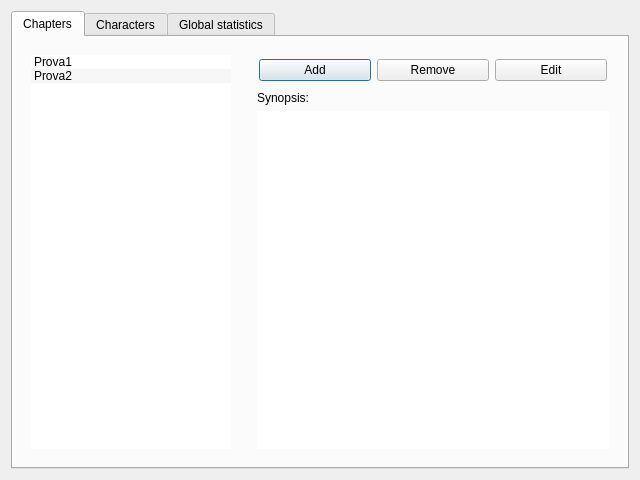
<?xml version="1.0" encoding="UTF-8"?>
<ui version="4.0">
 <class>Dialog</class>
 <widget class="QDialog" name="Dialog">
  <property name="geometry">
   <rect>
    <x>0</x>
    <y>0</y>
    <width>640</width>
    <height>480</height>
   </rect>
  </property>
  <property name="windowTitle">
   <string>Project book</string>
  </property>
  <layout class="QHBoxLayout" name="horizontalLayout">
   <item>
    <widget class="QTabWidget" name="tabPnc">
     <property name="tabPosition">
      <enum>QTabWidget::North</enum>
     </property>
     <property name="tabShape">
      <enum>QTabWidget::Rounded</enum>
     </property>
     <property name="currentIndex">
      <number>0</number>
     </property>
     <property name="documentMode">
      <bool>false</bool>
     </property>
     <widget class="QWidget" name="tabchapters">
      <attribute name="title">
       <string>Chapters</string>
      </attribute>
      <layout class="QHBoxLayout" name="horizontalLayout_2">
       <item>
        <widget class="QWidget" name="widget" native="true">
         <property name="minimumSize">
          <size>
           <width>210</width>
           <height>0</height>
          </size>
         </property>
         <property name="maximumSize">
          <size>
           <width>220</width>
           <height>16777215</height>
          </size>
         </property>
         <layout class="QVBoxLayout" name="verticalLayout">
          <item>
           <widget class="QListWidget" name="docList">
            <property name="minimumSize">
             <size>
              <width>200</width>
              <height>0</height>
             </size>
            </property>
            <property name="maximumSize">
             <size>
              <width>200</width>
              <height>16777215</height>
             </size>
            </property>
            <property name="frameShape">
             <enum>QFrame::NoFrame</enum>
            </property>
            <property name="alternatingRowColors">
             <bool>true</bool>
            </property>
            <item>
             <property name="text">
              <string>Prova1</string>
             </property>
            </item>
            <item>
             <property name="text">
              <string>Prova2</string>
             </property>
            </item>
           </widget>
          </item>
         </layout>
        </widget>
       </item>
       <item>
        <widget class="QWidget" name="widget_2" native="true">
         <layout class="QVBoxLayout" name="verticalLayout_3">
          <item>
           <widget class="QWidget" name="widget_5" native="true">
            <property name="minimumSize">
             <size>
              <width>0</width>
              <height>30</height>
             </size>
            </property>
            <layout class="QHBoxLayout" name="horizontalLayout_3">
             <property name="margin">
              <number>2</number>
             </property>
             <item>
              <widget class="QPushButton" name="addButton">
               <property name="text">
                <string>Add</string>
               </property>
               <property name="icon">
                <iconset resource="../../icn/reso.qrc">
                 <normaloff>:/icons/32x32/document-add.png</normaloff>:/icons/32x32/document-add.png</iconset>
               </property>
               <property name="iconSize">
                <size>
                 <width>20</width>
                 <height>24</height>
                </size>
               </property>
              </widget>
             </item>
             <item>
              <widget class="QPushButton" name="removeButton">
               <property name="text">
                <string>Remove</string>
               </property>
               <property name="icon">
                <iconset resource="../../icn/reso.qrc">
                 <normaloff>:/icons/32x32/document-remove.png</normaloff>:/icons/32x32/document-remove.png</iconset>
               </property>
               <property name="iconSize">
                <size>
                 <width>20</width>
                 <height>24</height>
                </size>
               </property>
              </widget>
             </item>
             <item>
              <widget class="QPushButton" name="editButton">
               <property name="text">
                <string>Edit</string>
               </property>
               <property name="icon">
                <iconset resource="../../icn/reso.qrc">
                 <normaloff>:/icons/32x32/ellipsis.png</normaloff>:/icons/32x32/ellipsis.png</iconset>
               </property>
               <property name="iconSize">
                <size>
                 <width>20</width>
                 <height>24</height>
                </size>
               </property>
              </widget>
             </item>
            </layout>
           </widget>
          </item>
          <item>
           <widget class="QLabel" name="label">
            <property name="text">
             <string>Synopsis:</string>
            </property>
           </widget>
          </item>
          <item>
           <widget class="QTextEdit" name="sintextedit">
            <property name="frameShape">
             <enum>QFrame::NoFrame</enum>
            </property>
           </widget>
          </item>
         </layout>
        </widget>
       </item>
      </layout>
     </widget>
     <widget class="QWidget" name="tab_2">
      <attribute name="title">
       <string>Characters</string>
      </attribute>
      <layout class="QHBoxLayout" name="horizontalLayout_5">
       <item>
        <widget class="QWidget" name="widget_3" native="true">
         <property name="minimumSize">
          <size>
           <width>220</width>
           <height>0</height>
          </size>
         </property>
         <property name="maximumSize">
          <size>
           <width>200</width>
           <height>16777215</height>
          </size>
         </property>
         <layout class="QVBoxLayout" name="verticalLayout_2">
          <item>
           <widget class="QListWidget" name="pgList">
            <property name="minimumSize">
             <size>
              <width>200</width>
              <height>0</height>
             </size>
            </property>
            <property name="maximumSize">
             <size>
              <width>200</width>
              <height>16777215</height>
             </size>
            </property>
            <property name="frameShape">
             <enum>QFrame::NoFrame</enum>
            </property>
            <property name="alternatingRowColors">
             <bool>true</bool>
            </property>
            <item>
             <property name="text">
              <string>Prova1</string>
             </property>
            </item>
            <item>
             <property name="text">
              <string>Prova2</string>
             </property>
            </item>
           </widget>
          </item>
         </layout>
        </widget>
       </item>
       <item>
        <widget class="QWidget" name="widget_7" native="true">
         <layout class="QVBoxLayout" name="verticalLayout_6">
          <item>
           <widget class="QWidget" name="widget_6" native="true">
            <property name="minimumSize">
             <size>
              <width>0</width>
              <height>38</height>
             </size>
            </property>
            <layout class="QHBoxLayout" name="horizontalLayout_4">
             <property name="margin">
              <number>2</number>
             </property>
             <item>
              <widget class="QPushButton" name="addPngButton">
               <property name="text">
                <string>Add</string>
               </property>
               <property name="icon">
                <iconset resource="../../icn/reso.qrc">
                 <normaloff>:/icons/32x32/user-4-add.png</normaloff>:/icons/32x32/user-4-add.png</iconset>
               </property>
               <property name="iconSize">
                <size>
                 <width>20</width>
                 <height>24</height>
                </size>
               </property>
              </widget>
             </item>
             <item>
              <widget class="QPushButton" name="removePngButton">
               <property name="text">
                <string>Remove</string>
               </property>
               <property name="icon">
                <iconset resource="../../icn/reso.qrc">
                 <normaloff>:/icons/32x32/user-4-remove.png</normaloff>:/icons/32x32/user-4-remove.png</iconset>
               </property>
               <property name="iconSize">
                <size>
                 <width>20</width>
                 <height>24</height>
                </size>
               </property>
              </widget>
             </item>
             <item>
              <widget class="QPushButton" name="editPngButton">
               <property name="text">
                <string>Edit</string>
               </property>
               <property name="icon">
                <iconset resource="../../icn/reso.qrc">
                 <normaloff>:/icons/32x32/ellipsis.png</normaloff>:/icons/32x32/ellipsis.png</iconset>
               </property>
               <property name="iconSize">
                <size>
                 <width>20</width>
                 <height>24</height>
                </size>
               </property>
              </widget>
             </item>
            </layout>
           </widget>
          </item>
          <item>
           <widget class="QScrollArea" name="scrollArea">
            <property name="frameShape">
             <enum>QFrame::NoFrame</enum>
            </property>
            <property name="widgetResizable">
             <bool>true</bool>
            </property>
            <widget class="QWidget" name="scrollAreaWidgetContents">
             <property name="geometry">
              <rect>
               <x>0</x>
               <y>0</y>
               <width>343</width>
               <height>478</height>
              </rect>
             </property>
             <layout class="QVBoxLayout" name="verticalLayout_4">
              <item>
               <widget class="QWidget" name="widget_4" native="true">
                <property name="minimumSize">
                 <size>
                  <width>0</width>
                  <height>0</height>
                 </size>
                </property>
                <property name="maximumSize">
                 <size>
                  <width>16777215</width>
                  <height>16777215</height>
                 </size>
                </property>
                <layout class="QVBoxLayout" name="verticalLayout_5">
                 <item>
                  <widget class="QWidget" name="photon" native="true">
                   <property name="minimumSize">
                    <size>
                     <width>200</width>
                     <height>200</height>
                    </size>
                   </property>
                   <property name="maximumSize">
                    <size>
                     <width>200</width>
                     <height>200</height>
                    </size>
                   </property>
                   <property name="styleSheet">
                    <string notr="true"/>
                   </property>
                  </widget>
                 </item>
                 <item>
                  <layout class="QFormLayout" name="formLayout">
                   <item row="1" column="0">
                    <widget class="QLabel" name="label_2">
                     <property name="font">
                      <font>
                       <weight>75</weight>
                       <bold>true</bold>
                      </font>
                     </property>
                     <property name="text">
                      <string>Name:</string>
                     </property>
                    </widget>
                   </item>
                   <item row="1" column="1">
                    <widget class="QLabel" name="labelname">
                     <property name="text">
                      <string>No name</string>
                     </property>
                    </widget>
                   </item>
                   <item row="2" column="0">
                    <widget class="QLabel" name="label_3">
                     <property name="font">
                      <font>
                       <weight>75</weight>
                       <bold>true</bold>
                      </font>
                     </property>
                     <property name="text">
                      <string>Age:</string>
                     </property>
                    </widget>
                   </item>
                   <item row="2" column="1">
                    <widget class="QLabel" name="labelage">
                     <property name="text">
                      <string>No age</string>
                     </property>
                    </widget>
                   </item>
                   <item row="3" column="0">
                    <widget class="QLabel" name="label_4">
                     <property name="font">
                      <font>
                       <weight>75</weight>
                       <bold>true</bold>
                      </font>
                     </property>
                     <property name="text">
                      <string>Gender:</string>
                     </property>
                    </widget>
                   </item>
                   <item row="3" column="1">
                    <widget class="QLabel" name="labelgender">
                     <property name="text">
                      <string>No gender</string>
                     </property>
                    </widget>
                   </item>
                   <item row="4" column="0">
                    <widget class="QLabel" name="label_5">
                     <property name="text">
                      <string/>
                     </property>
                    </widget>
                   </item>
                   <item row="0" column="0">
                    <widget class="QLabel" name="label_6">
                     <property name="styleSheet">
                      <string notr="true">color: rgba(255, 255, 255, 0);</string>
                     </property>
                     <property name="text">
                      <string>TextLabel</string>
                     </property>
                    </widget>
                   </item>
                  </layout>
                 </item>
                 <item>
                  <widget class="QLabel" name="label_7">
                   <property name="font">
                    <font>
                     <weight>75</weight>
                     <bold>true</bold>
                    </font>
                   </property>
                   <property name="text">
                    <string>Bio:</string>
                   </property>
                  </widget>
                 </item>
                 <item>
                  <widget class="QTextEdit" name="aboutarea">
                   <property name="styleSheet">
                    <string notr="true">background-color: rgba(255, 255, 255, 0);</string>
                   </property>
                   <property name="frameShape">
                    <enum>QFrame::NoFrame</enum>
                   </property>
                   <property name="readOnly">
                    <bool>true</bool>
                   </property>
                  </widget>
                 </item>
                </layout>
               </widget>
              </item>
             </layout>
            </widget>
           </widget>
          </item>
         </layout>
        </widget>
       </item>
      </layout>
     </widget>
     <widget class="QWidget" name="tab_3">
      <attribute name="title">
       <string>Global statistics</string>
      </attribute>
     </widget>
    </widget>
   </item>
  </layout>
 </widget>
 <resources>
  <include location="../../icn/reso.qrc"/>
 </resources>
 <connections/>
</ui>
